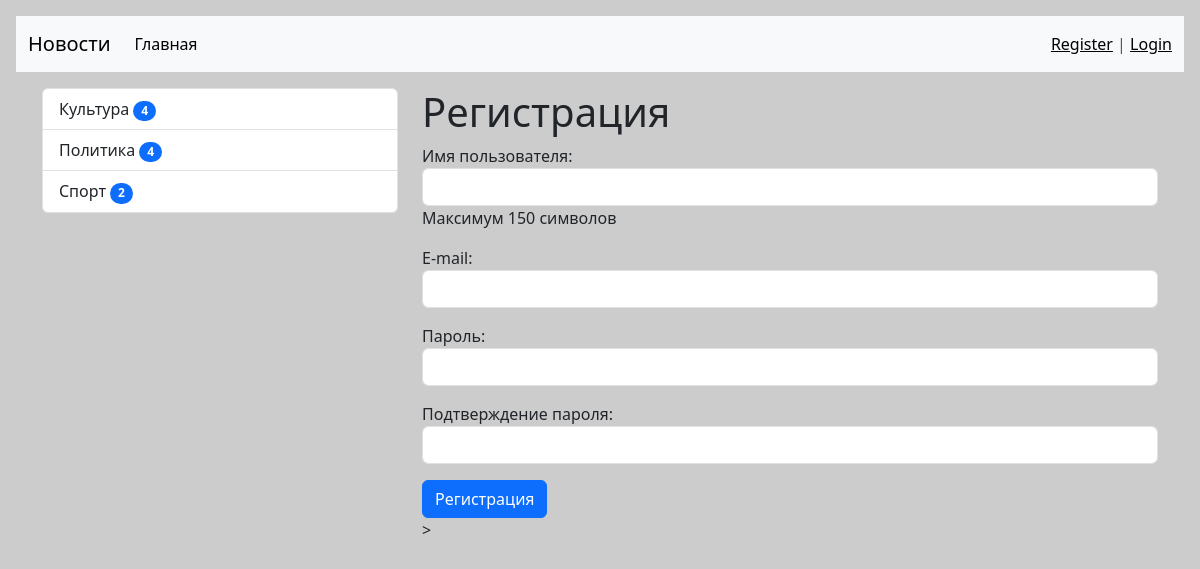
Screenshot of /register/ with the database file from the repository.
### news/models.py (models this page shows, shortened)
class Category(models.Model):
    title = models.CharField(max_length=150, db_index=True, verbose_name='Наименование категории')
    def get_absolute_url(self):
        return reverse('category', kwargs={'category_id': self.pk})
    class Meta:
        verbose_name = 'Категория'
        verbose_name_plural = 'Категории'
        ordering = ['title']

### news/views.py (the view)
# urls.py: path('register/', register, name='register'),
def register(request):
    if request.method == 'POST':
        form = UserRegisterForm(request.POST)
        if form.is_valid():
            user = form.save()
            login(request, user)
            messages.success(request, "Вы успешно зарегистрированы")
            return redirect('home')
        else:
            messages.error(request, 'Ошибка регистрации')
    else:
        form = UserRegisterForm()
    return render(request, 'news/register.html', {'form': form})

### news/forms.py
class UserRegisterForm(UserCreationForm):
    username = forms.CharField(label='Имя пользователя',help_text='Максимум 150 символов ', widget=forms.TextInput(
        attrs={'class': 'form-control'}))
    password1 = forms.CharField(label='Пароль', widget=forms.PasswordInput(
        attrs={'class': 'form-control'}))
    password2 = forms.CharField(label='Подтверждение пароля', widget=forms.PasswordInput(
        attrs={'class': 'form-control'}))
    email = forms.EmailField(label='E-mail', widget=forms.EmailInput(
        attrs={'class': 'form-control'}))
    class Meta:
        model = User
        fields = ('username', 'email', 'password1', 'password2')
        widgets = {
            'username': forms.TextInput(attrs={'class': 'form-control'}),
            'email': forms.EmailInput(attrs={'class': 'form-control'}),
            'password1': forms.PasswordInput(attrs={'class': 'form-control'}),
            'password2': forms.PasswordInput(attrs={'class': 'form-control'}),
        }

### news/templatetags/news_tags.py (called while the page is built)
@register.inclusion_tag('news/list_categories.html')
def show_categories(arg1='Hello', arg2='World!'):
    categories = Category.objects.annotate(cnt=Count("news", filter=F('news__is_published'))).filter(cnt__gt=0)
    return {'categories': categories, 'arg1':arg1, 'arg2':arg2}

### news/templates/news/register.html (shortened to what this page needs)
{% extends 'base.html' %}
{% block sidebar %}
{% include 'inc/_sidebar.html' %}
{% endblock %}
{% block content %}
<h1>Регистрация</h1>
<form method="post">
    {{ form.as_p}}
    <button type="submit" class="btn btn-primary btn-block">Регистрация</button>
</form>>
{% endblock %}

### news/templates/news/list_categories.html
<div class="list-group">
  {% for item in categories %}
    <a href="{{ item.get_absolute_url }}" class="list-group-item list-group-item-action"> {{ item.title }}
     <span class="badge bg-primary rounded-pill">{{ item.cnt }}</span></a>
  {% endfor %}
</div>

### mysite/static/css/style.css (style rules this page uses)
body { background-color: #ccc; }

### rows the page displays
Category: title "Культура", cnt "4"
Category: title "Политика", cnt "4"
Category: title "Спорт", cnt "2"
